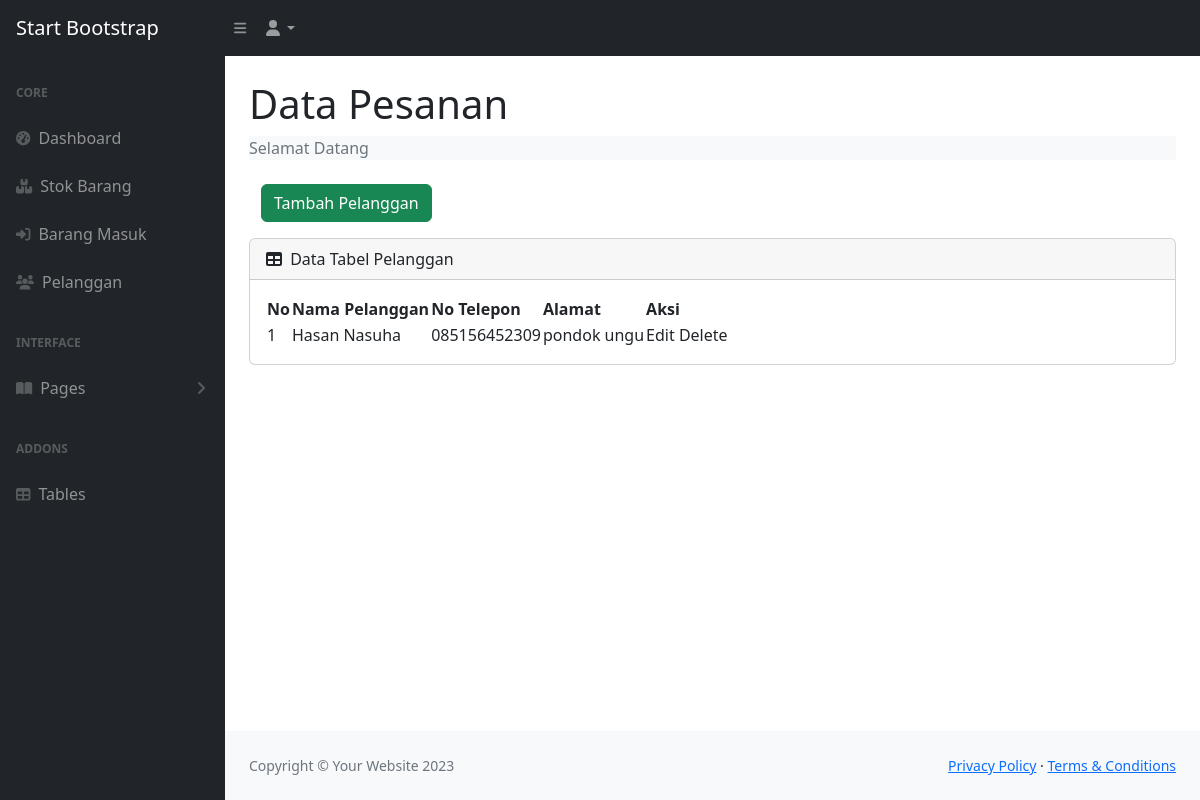
The page /pelanggan.php on the database as committed earlier.
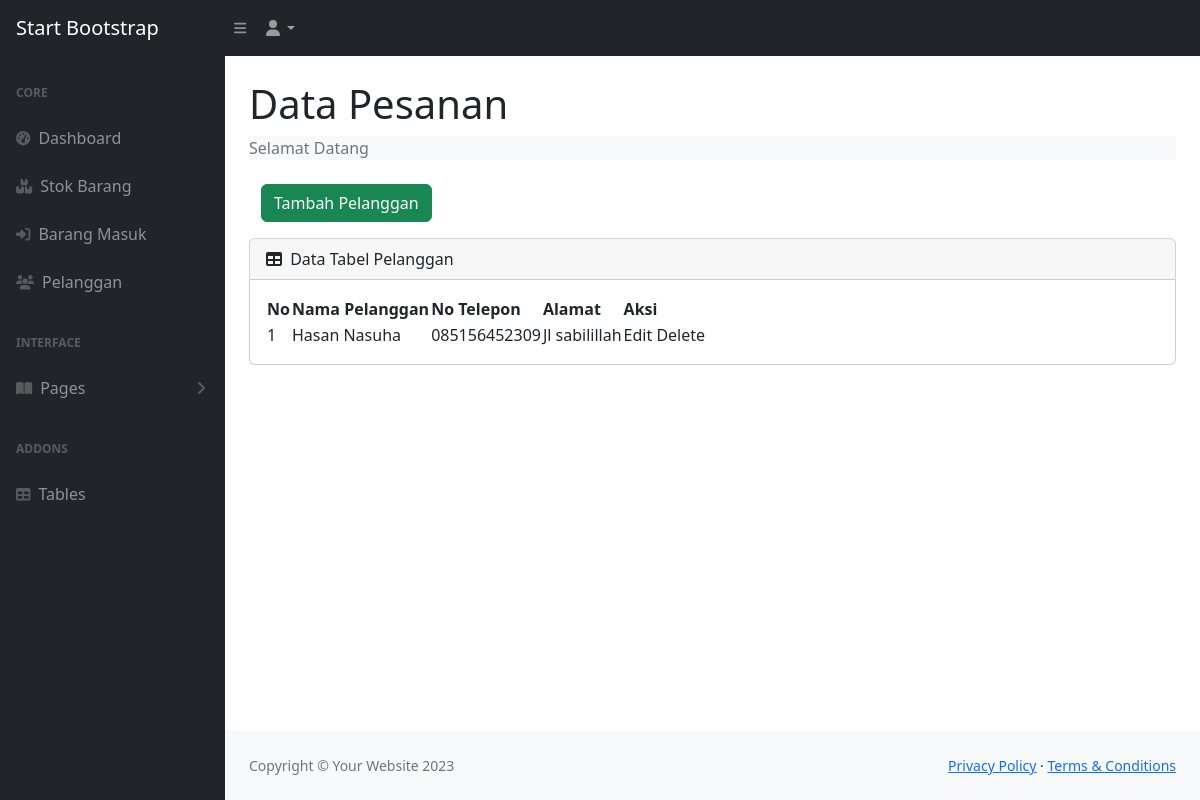
The same page on the database as committed later.
### tables this page shows
CREATE TABLE `pelanggan` (
  `idpelanggan` int(11) NOT NULL,
  `nama_pelanggan` varchar(50) NOT NULL,
  `no_telp` varchar(20) NOT NULL,
  `alamat` text NOT NULL
);

### pelanggan.php (the view, shortened to what the changed rows need)
<?php
  require 'function.php';
?>
<!DOCTYPE html>
<html lang="en">
  <head>
    <link
      href="https://cdn.jsdelivr.net/npm/simple-datatables@7.1.2/dist/style.min.css"
      rel="stylesheet"
    />
    <link href="css/index.css" rel="stylesheet" />
  </head>
  <body class="sb-nav-fixed">
    <div id="layoutSidenav">
      <div id="layoutSidenav_content">
        <main>
          <div class="container-fluid px-4">
            <h1 class="mt-4">Data Pesanan</h1>
            <div class="card mb-4">
              <div class="card-body">
                <table id="datatablesSimple">
                  <thead>
                    <tr>
                      <th>No</th>
                      <th>Nama Pelanggan</th>
                      <th>No Telepon</th>
                      <th>Alamat</th>
                      <th>Aksi</th>
                    </tr>
                  </thead>
                  <tbody>
                  <?php
                    $get = mysqli_query($con, 'SELECT * FROM pelanggan');
                    $i = 1;
                    while($p = mysqli_fetch_array($get)){
                    $namapelanggan = $p['nama_pelanggan'];
                    $no_telp = $p['no_telp'];
                    $alamat = $p['alamat'];
                  ?>
                    <tr>
                      <td><?=$i++;?></td>
                      <td><?=$namapelanggan;?></td>
                      <td><?=$no_telp;?></td>
                      <td><?=$alamat;?></td>
                      <td>Edit Delete</td>
                    </tr>
                  <?php
                    };
                  ?>
                </tbody>
                </table>
              </div>
            </div>
          </div>
        </main>
      </div>
    </div>
  </body>
</html>

Rows that differ between the two databases and show on the page:
changed pelanggan "Hasan Nasuha": alamat "pondok ungu" → "Jl sabilillah"
